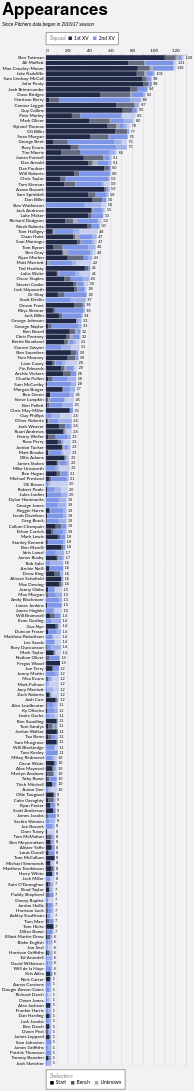

Here is the Vega-Lite specification saved for this chart:
### Vega-Lite specification from a JSON file in a GitHub repository (floating-point values rounded to 4 significant figures; data arrays with more than 128 entries replaced by an {"elided": "..."} marker saying what was removed)
{"config": {"axis": {"labelFont": "Lato, sans-serif", "titleFont": "PT Sans Narrow, Helvetica Neue, Helvetica, Arial, sans-serif", "labelFontSize": 13, "titleFontSize": 24, "gridColor": "#202947", "gridOpacity": 0.2}, "header": {"labelFont": "PT Sans Narrow, Helvetica Neue, Helvetica, Arial, sans-serif", "titleFont": "PT Sans Narrow, Helvetica Neue, Helvetica, Arial, sans-serif", "labelFontSize": 24, "titleFontSize": 28, "labelFontWeight": "bold", "orient": "left"}, "legend": {"labelFont": "Lato, sans-serif", "titleFont": "PT Sans Narrow, Helvetica Neue, Helvetica, Arial, sans-serif", "labelFontSize": 14, "titleFontSize": 16, "titlePadding": 5, "fillColor": "white", "strokeColor": "black", "padding": 10, "titleFontWeight": "lighter", "titleFontStyle": "italic", "titleColor": "gray", "offset": 10}, "title": {"font": "PT Sans Narrow, Helvetica Neue, Helvetica, Arial, sans-serif", "fontSize": 48, "fontWeight": "bold", "anchor": "start", "align": "center", "titlePadding": 20, "subtitlePadding": 10, "subtitleFontSize": 13, "subtitleColor": "", "subtitleFontStyle": "italic", "offset": 15, "color": "black"}, "axisX": {"labelAngle": 0}, "facet": {"title": null, "header": null, "align": {"row": "each", "column": "each"}}, "resolve": {"scale": {"y": "independent", "facet": "independent"}}, "background": "#f2f1f4"}, "layer": [{"mark": {"type": "bar"}, "encoding": {"color": {"field": "squad", "legend": {"labelExpr": "datum.value + ' XV'", "orient": "top", "title": "Squad", "titleOrient": "left"}, "scale": {"domain": ["1st", "2nd"], "range": ["#202946", "#7d96e8"]}, "sort": ["1st", "2nd"], "type": "nominal"}, "opacity": {"field": "start", "legend": {"orient": "bottom", "title": "Selection"}, "scale": {"domain": ["Start", "Bench", "Unknown"], "range": [1.0, 0.35, 0.2]}, "sort": ["Start", "Bench", "Unknown"], "type": "nominal"}, "order": {"field": "stack_order", "sort": "ascending", "type": "quantitative"}, "tooltip": [{"field": "player", "title": "Player", "type": "nominal"}, {"field": "squad", "title": "Squad", "type": "nominal"}, {"field": "start", "title": "Selection", "type": "nominal"}, {"aggregate": "sum", "field": "games", "title": "Games", "type": "quantitative"}, {"aggregate": "max", "field": "player_total", "title": "Total", "type": "quantitative"}], "x": {"aggregate": "sum", "axis": {"orient": "top", "title": null}, "field": "games", "type": "quantitative"}, "y": {"field": "player", "sort": {"field": "player_total", "op": "max", "order": "descending"}, "title": null, "type": "nominal"}}}, {"mark": {"type": "text", "align": "left", "baseline": "middle", "color": "black", "dx": 4, "fontSize": 11}, "encoding": {"text": {"field": "total_games", "format": ".0f", "type": "quantitative"}, "x": {"axis": {"orient": "top", "title": null}, "field": "total_games", "type": "quantitative"}, "y": {"field": "player", "sort": {"field": "player_total", "op": "max", "order": "descending"}, "title": null, "type": "nominal"}}, "transform": [{"aggregate": [{"op": "sum", "field": "games", "as": "total_games"}, {"op": "max", "field": "player_total", "as": "player_total"}], "groupby": ["player"]}]}], "data": {"name": "data-80f095f63f071533ffba1bf33c2a94eb"}, "height": {"step": 15}, "params": [{"name": "seasonParam", "value": []}, {"name": "gameTypesParam", "value": []}, {"name": "squadParam", "value": "All"}, {"name": "positionsParam", "value": []}, {"name": "minAppsParam", "value": 5}], "title": {"text": "Appearances", "subtitle": "Since Pitchero data began in 2016/17 season"}, "transform": [{"filter": "length(seasonParam) === 0 || indexof(seasonParam, datum.season) >= 0"}, {"filter": "length(gameTypesParam) === 0 || indexof(gameTypesParam, datum.game_type) >= 0"}, {"filter": "squadParam === \"All\" || datum.squad === squadParam"}, {"filter": "length(positionsParam) === 0 || indexof(positionsParam, datum.position) >= 0"}, {"joinaggregate": [{"op": "sum", "field": "games", "as": "player_total"}], "groupby": ["player"]}, {"filter": "datum.player_total >= minAppsParam"}], "width": 400, "$schema": "https://vega.github.io/schema/vega-lite/v5.20.1.json", "datasets": {"data-80f095f63f071533ffba1bf33c2a94eb": {"elided": "2352 records"}}}
